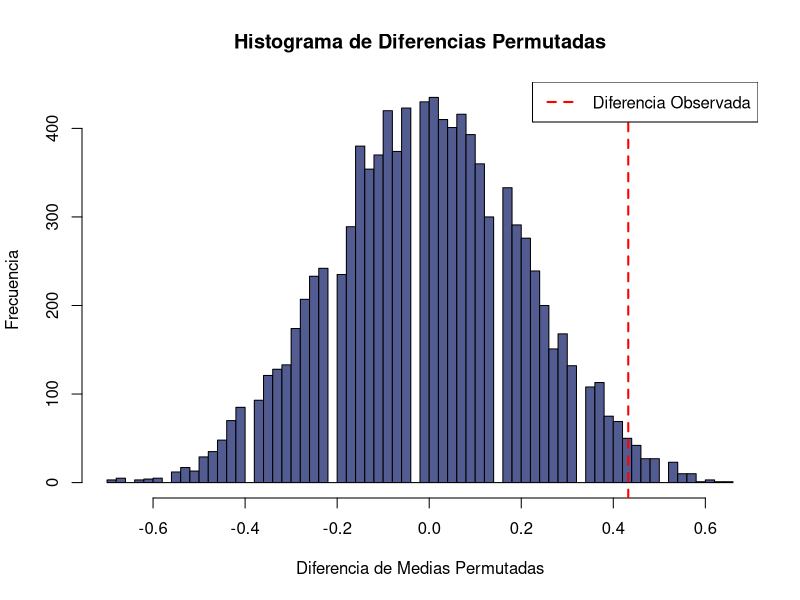

R code for this plot:
## ---- chunk 1

# Datos
peso_antes <- c(200.1, 190.9, 192.7, 213, 241.4, 196.9, 172.2, 185.5, 205.2, 193.7)
peso_despues <- c(392.9, 393.2, 345.1, 393, 434, 427.9, 422, 383.9, 392.3, 352.2)

n <- length(peso_despues)
gl <- n-1

# Medias
diferencia_medias <- peso_antes - peso_despues
media <- mean(diferencia_medias)

# Desviación estándar para la diferencia de medias
desviacion_estandar <- sd(diferencia_medias)

# Estadístico de t para muestras pareadas 
resultado_t_pareada <- (media / (desviacion_estandar/sqrt(n)))

# Valor crítico (t de tablas)
valor_critico <- qt(0.025, 9, lower.tail = TRUE)

# Prueba t muestras pareadas
t_pareada <- t.test(peso_antes, peso_despues, 
                              paired = TRUE, # Indica muestras pareadas
                              alternative = "two.sided" # Prueba de dos colas de acuerdo a nuestra H_a
                              )


## ---- chunk 2

# Datos
peso_antes <- c(200.1, 190.9, 192.7, 213, 241.4, 196.9, 172.2, 185.5, 205.2, 193.7)
peso_despues <- c(392.9, 393.2, 345.1, 393, 434, 427.9, 422, 383.9, 392.3, 352.2)


# Calcular la diferencia de pesos
diferencia_pesos <-  peso_antes - peso_despues

# Calcular la media y la desviación estándar de las diferencias
media_diferencias <- mean(diferencia_pesos, na.rm = TRUE)
desviacion_est_diferencias <- sd(diferencia_pesos)

# Tamaño de la muestra
n <- length(diferencia_pesos)
gl <- n - 1

# Valor crítico de t para un IC del 95% y n-1 grados de libertad
t_critico <- qt(.975, gl)

# Calcular el intervalo de confianza
margen_error <- t_critico * (desviacion_est_diferencias / sqrt(n))

ic_inferior <- media_diferencias - margen_error
ic_superior <- media_diferencias + margen_error

cat(
  "El intervalo de confianza del 95% para la diferencia de medias es de",
  ic_inferior,
  "a",
  ic_superior
)




## ---- chunk 3
# Datos 
media_muestral <- 18
media_hipotesis_nula <- 15
varianza_muestral <- 9.5
n <- 100

desviacion_estandar_muestra <- varianza_muestral ** 0.5

# Estadístico de t

estadistico_t <- (media_muestral - media_hipotesis_nula) / (desviacion_estandar_muestra / (n ** 0.5))



# p-value (1 cola)
gl <- n - 1

p_value <- pt(estadistico_t, gl, lower.tail = FALSE)

cat("El valor del estadístico de t es:",
    estadistico_t,
    "y el p-value es:",
    p_value
    )


## ---- chunk 4

# Hacer este código reproducible con set.seed()

set.seed(123)

# Hacer un vector con las medias de interés
medias <- c(0, 10, 20, 30)

# Iniciar una lista vacía donde vamos a guardar los vectores con números aleatorios
numeros_aleatorios <- list()

# Loop para generar los números aleatorios con distribución normal
for (i in medias) {
  # Generar 10 números aleatorios con la media actual + distribución normal + desviación estándar de 13 (usar cualquier constante)
  numeros <- rnorm(10, mean = i)
  
  # Agregar a la lista el vector de números aleatorios
  # Se usa la media (i) como clave para almacenar
  # Con esto podemos acceder a los vectores basados en el valor de la media
  numeros_aleatorios[[as.character(i)]] <- numeros
}

# El resultado es que la variable numeros_aleatorios tiene la lista de vectores con los números aleatorios 

## ---- chunk 5

funcion_ifelse <- function(variable) {
  if (is.numeric(variable)) {
    # Si la variable es numérica, devuelve la media
    return(cat("Media=", mean(variable, na.rm=TRUE)))
  } else {
    # Si la variable no es numérica, calcula y devuelve la moda
    tabla_frecuencias <- table(variable)
    # valores con la mayor frecuencia en la tabla de frecuencias. which.max() devuelve la posición del primer máximo valor de frecuencia en la tabla, y names() extrae el nombre asociado a esa posición, es decir, el valor más frecuente.
    moda <- names(which.max(tabla_frecuencias))
    return(cat("Moda=", moda))
  }
}

## Comprobación
dec<-c(1.26,2.35,3.56,9.45,10.35,33.5,2.1,3.2)
dec2<-c(1,2,3,4,5,6,6,6,6,7,8,9,9,10,1,2,3,4,5,6,7,8,9)
ent<-c(1L,2L,3L,4L,5L,6L,6L,6L,6L,7L,8L,9L,9L,10L,1L,2L,3L,4L,5L,6L,7L,8L,9L)
cate<-c("pe","ga","ga","to","in","pe","ga")

funcion_ifelse(iris$Sepal.Length)
funcion_ifelse(iris$Species)
funcion_ifelse(dec)
funcion_ifelse(ent)
funcion_ifelse(cate)

## ---- chunk 6
# Datos 
machos <- c(11.3, 11.1, 10.7, 11.0, 12.0, 11.4, 11.2, 11.6, 11.7, 11.7)
hembras <- c(11.0, 11.7, 10.5, 10.6, 11.1, 11.1, 10.8, 10.7)

# Análisis paramétrico: Prueba t de muestras independientes

t.test(machos, hembras, alternative = "two.sided", var.equal = F)

## ---- chunk 7

set.seed(3)

# Datos 
machos <- c(11.3, 11.1, 10.7, 11.0, 12.0, 11.4, 11.2, 11.6, 11.7, 11.7)
hembras <- c(11.0, 11.7, 10.5, 10.6, 11.1, 11.1, 10.8, 10.7)

# Combinar los vectores
datos_combinados <- c(machos, hembras)

# Calcular la diferencia observada de medias entre los grupos
diferencia_observada <- mean(machos) - mean(hembras)

# Número de permutaciones
n_permutaciones <- 10000

# vector para almacenar las diferencias permutadas
diferencias_permutadas <- numeric(n_permutaciones)

# Generar permutaciones y calcular diferencias de medias
for (i in 1:n_permutaciones) {
  # permutar todos los datos combinados
  # replace=F para que se usen todos los datos una vez
  permutados <- sample(datos_combinados, replace = FALSE)
  # dividir conjunto en 2 grupos con longitud original del grupo
  machos_permutados <- permutados[1:length(machos)]
  hembras_permutadas <- permutados[(length(machos) + 1):length(datos_combinados)]
  
  diferencias_permutadas[i] <- mean(machos_permutados) - mean(hembras_permutadas)
}

# Calcular el valor p como la proporción de veces que la diferencia permutada es
# mayor o igual a la diferencia observada
p_value_aleatorizacion <- mean(diferencias_permutadas >= diferencia_observada)

cat("El p-value de la alteatorización es:", p_value_aleatorizacion)
# 0.019


# Graficar el histograma de las diferencias permutadas
hist(diferencias_permutadas, 
     breaks = 50, 
     col = "#535C91", 
     main = "Histograma de Diferencias Permutadas",
     ylab = "Frecuencia", 
     xlab = "Diferencia de Medias Permutadas")
abline(v = diferencia_observada, col = "red", lwd = 2, lty = 2)


legend("topright", 
       legend = c("Diferencia Observada"), 
       col = c("red"), 
       lty = c(2), 
       lwd = c(2))

